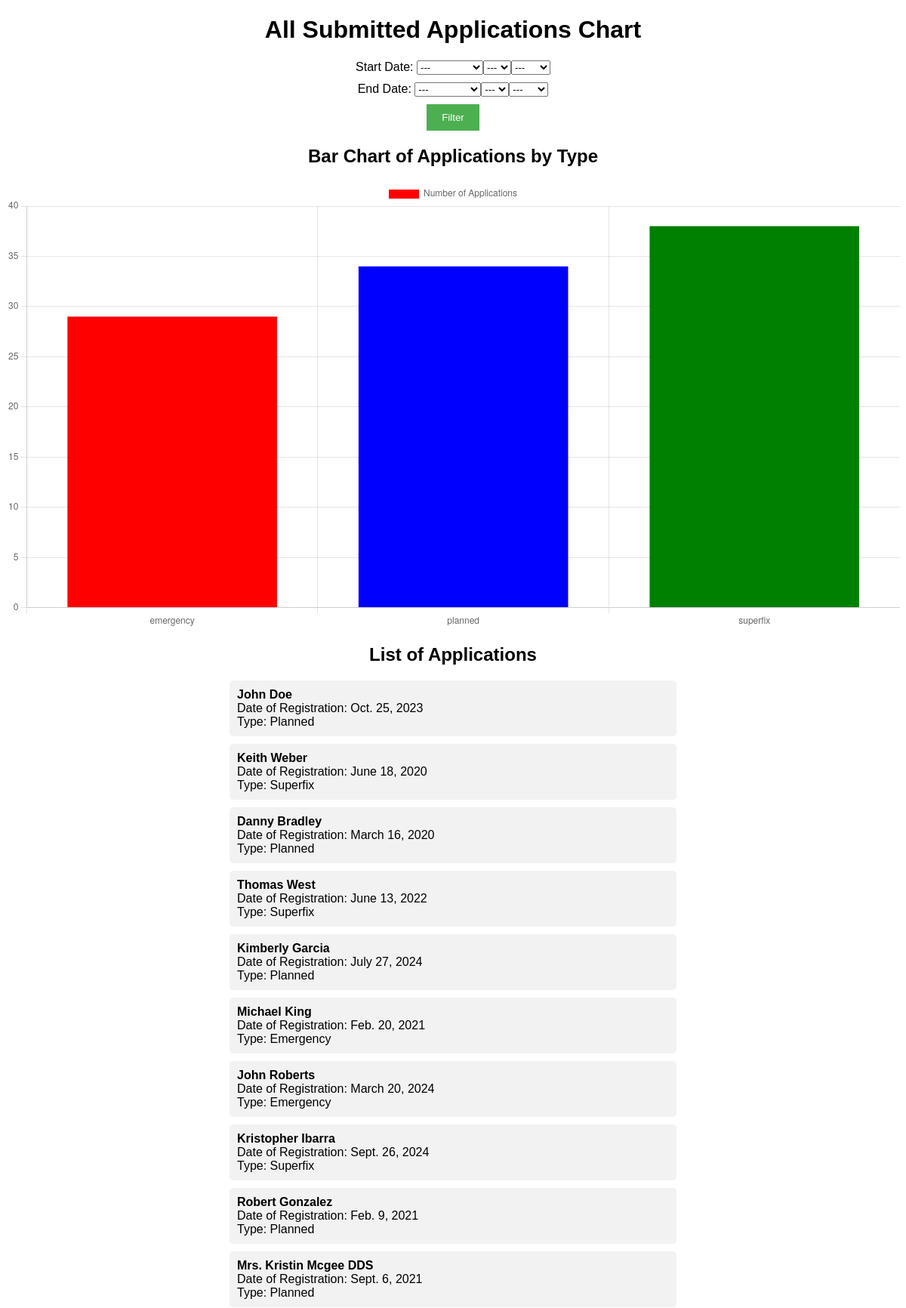
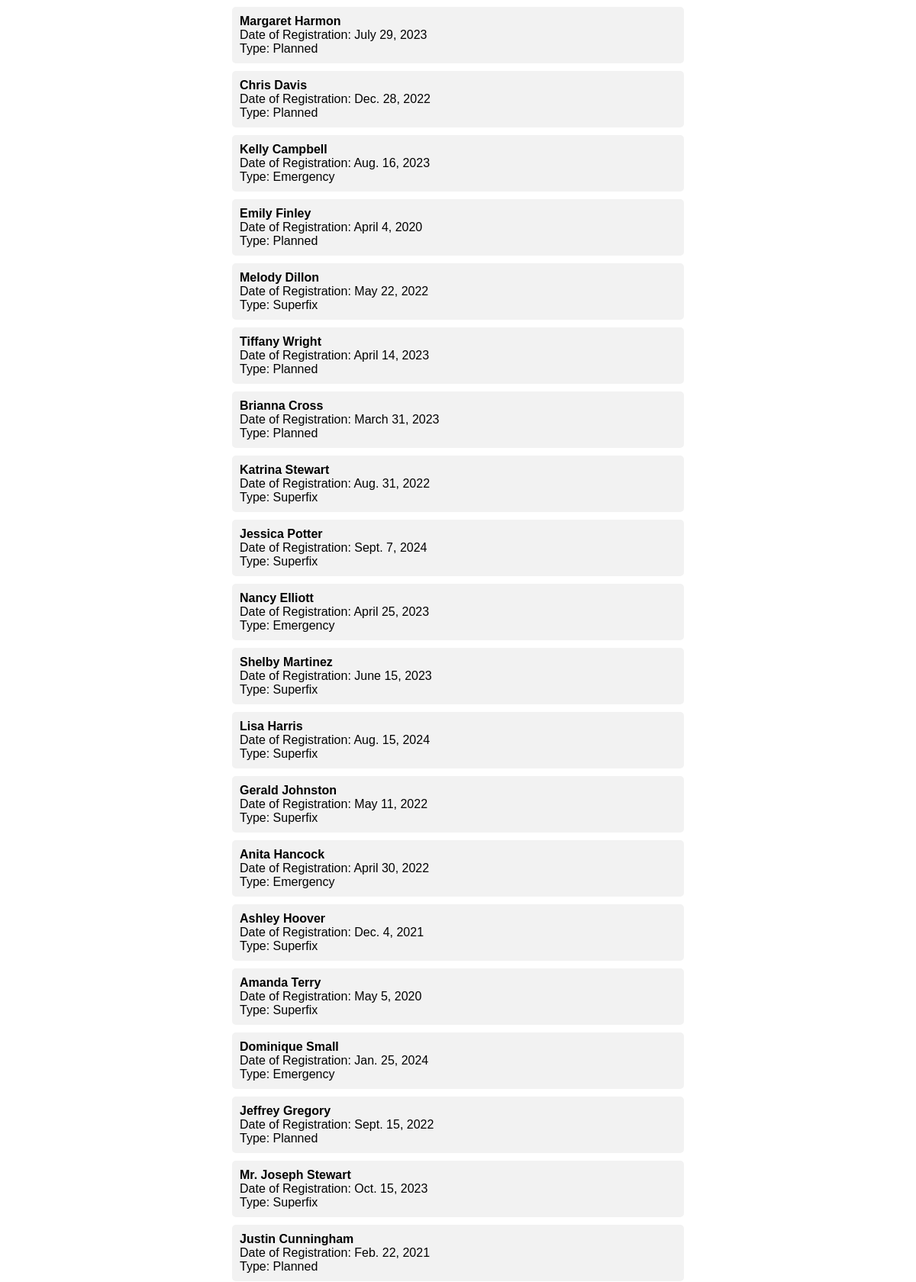
/charts/ (upper part), run on the app's committed database (2 pictures, top to bottom).
### charts/models.py (models this page shows)
class Application(models.Model):
    APPLICATION_TYPE_CHOICES = [
        ('emergency', 'Emergency'),
        ('planned', 'Planned'),
        ('superfix', 'Superfix'),
    ]
    owner_name=models.CharField(max_length=255)
    date_of_register=models.DateField()
    application_type=models.CharField(max_length=10,choices=APPLICATION_TYPE_CHOICES)
    def __str__(self):
        return f'{self.owner_name} - {self.application_type}'

### charts/views.py (the view)
# urls.py: path('charts/',views.view_applications_chart,name='view_application_chart'),
def view_applications_chart(request):
    applications = Application.objects.all()
    form = DateRangeForm(request.GET)
    type_counts = {
        'emergency': 0,
        'planned': 0,
        'superfix': 0
    }
    if form.is_valid():
        start_date = form.cleaned_data['start_date']
        end_date = form.cleaned_data['end_date']
        if start_date:
            applications = applications.filter(date_of_register__gte=start_date)
        if end_date:
            applications = applications.filter(date_of_register__lte=end_date)
        print("Filtered Applications:", applications)
        type_counts['emergency'] = applications.filter(application_type='emergency').count()
        type_counts['planned'] = applications.filter(application_type='planned').count()
        type_counts['superfix'] = applications.filter(application_type='superfix').count()
        print("Type Counts:", type_counts)
    types = list(type_counts.keys())
    counts = list(type_counts.values())
    return render(request, 'charts/newchart.html', {
        'applications': applications,
        'form': form,
        'types': types,
        'counts': counts
    })

### charts/views.py
class DateRangeForm(forms.Form):
    start_date = forms.DateField(
        widget=forms.SelectDateWidget(years=range(2020, datetime.now().year + 1)),
        required=False,
        label="Start Date"
    )
    end_date = forms.DateField(
        widget=forms.SelectDateWidget(years=range(2020, datetime.now().year + 1)),
        required=False,
        label="End Date"
    )

### charts/templates/charts/newchart.html (shortened to what this page needs)
<!DOCTYPE html>
<html lang="en">
<head>
</head>
<body>
    <h1>All Submitted Applications Chart</h1>
    <form method="GET" action="">
        <div class="form-field">
            {{ form.start_date.label_tag }} {{ form.start_date }}
        </div>
        <div class="form-field">
            {{ form.end_date.label_tag }} {{ form.end_date }}
        </div>
        <button type="submit">Filter</button>
    </form>
    <h2>Bar Chart of Applications by Type</h2>
    <canvas id="applicationsChart" width="400" height="200"></canvas>
    <script>
        const ctx = document.getElementById('applicationsChart').getContext('2d');
        const applicationsChart = new Chart(ctx, {
            type: 'bar',
            data: {
                labels: {{ types|safe }},
                datasets: [{
                    label: 'Number of Applications',
                    data: {{ counts|safe }},
                    backgroundColor: ['red', 'blue', 'green'],
                }]
            },
            options: {
                scales: {
                    y: {
                        beginAtZero: true
                    }
                }
            }
        });
    </script>
    <h2>List of Applications</h2>
    <ul class="application-list">
        {% if applications %}
            {% for application in applications %}
                <li>
                    <strong>{{ application.owner_name }}</strong> <br>
                    Date of Registration: {{ application.date_of_register }} <br>
                    Type: {{ application.get_application_type_display }}
                </li>
            {% endfor %}
        {% else %}
            <li>No applications found for the selected date range.</li>
        {% endif %}
    </ul>
</body>
</html>

### charts/templates/charts/newchart.html (style rules this page uses)
body { font-family: Arial, sans-serif; }
h1, h2 { text-align: center; }
form { text-align: center; margin-bottom: 20px; }
.form-field { margin: 10px; }
button { padding: 10px 20px; background-color: #4CAF50; color: white; border: none; cursor: pointer; }
.application-list { margin: 20px auto; width: 50%; list-style-type: none; padding: 0; }
.application-list li { background-color: #f2f2f2; margin: 10px 0; padding: 10px; border-radius: 5px; }

### data on the page
Application: owner_name "John Doe", date_of_register "Oct. 25, 2023", application_type "Planned"
Application: owner_name "Keith Weber", date_of_register "June 18, 2020", application_type "Superfix"
Application: owner_name "Danny Bradley", date_of_register "March 16, 2020", application_type "Planned"
Application: owner_name "Thomas West", date_of_register "June 13, 2022", application_type "Superfix"
Application: owner_name "Kimberly Garcia", date_of_register "July 27, 2024", application_type "Planned"
Application: owner_name "Michael King", date_of_register "Feb. 20, 2021", application_type "Emergency"
Application: owner_name "John Roberts", date_of_register "March 20, 2024", application_type "Emergency"
Application: owner_name "Kristopher Ibarra", date_of_register "Sept. 26, 2024", application_type "Superfix"
Application: owner_name "Robert Gonzalez", date_of_register "Feb. 9, 2021", application_type "Planned"
Application: owner_name "Mrs. Kristin Mcgee DDS", date_of_register "Sept. 6, 2021", application_type "Planned"
Application: owner_name "Margaret Harmon", date_of_register "July 29, 2023", application_type "Planned"
Application: owner_name "Chris Davis", date_of_register "Dec. 28, 2022", application_type "Planned"
Application: owner_name "Kelly Campbell", date_of_register "Aug. 16, 2023", application_type "Emergency"
Application: owner_name "Emily Finley", date_of_register "April 4, 2020", application_type "Planned"
Application: owner_name "Melody Dillon", date_of_register "May 22, 2022", application_type "Superfix"
Application: owner_name "Tiffany Wright", date_of_register "April 14, 2023", application_type "Planned"
Application: owner_name "Brianna Cross", date_of_register "March 31, 2023", application_type "Planned"
Application: owner_name "Katrina Stewart", date_of_register "Aug. 31, 2022", application_type "Superfix"
Application: owner_name "Jessica Potter", date_of_register "Sept. 7, 2024", application_type "Superfix"
Application: owner_name "Nancy Elliott", date_of_register "April 25, 2023", application_type "Emergency"
Application: owner_name "Shelby Martinez", date_of_register "June 15, 2023", application_type "Superfix"
Application: owner_name "Lisa Harris", date_of_register "Aug. 15, 2024", application_type "Superfix"
Application: owner_name "Gerald Johnston", date_of_register "May 11, 2022", application_type "Superfix"
Application: owner_name "Anita Hancock", date_of_register "April 30, 2022", application_type "Emergency"
Application: owner_name "Ashley Hoover", date_of_register "Dec. 4, 2021", application_type "Superfix"
Application: owner_name "Amanda Terry", date_of_register "May 5, 2020", application_type "Superfix"
Application: owner_name "Dominique Small", date_of_register "Jan. 25, 2024", application_type "Emergency"
Application: owner_name "Jeffrey Gregory", date_of_register "Sept. 15, 2022", application_type "Planned"
Application: owner_name "Mr. Joseph Stewart", date_of_register "Oct. 15, 2023", application_type "Superfix"
Application: owner_name "Justin Cunningham", date_of_register "Feb. 22, 2021", application_type "Planned"

### other printed values
chart data {{ types|safe }} ['emergency', 'planned', 'superfix']
chart data {{ counts|safe }} [29, 34, 38]
